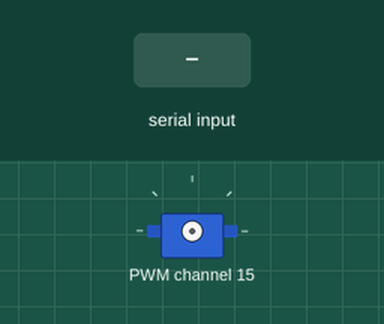
This program was run on a simulated Raspberry Pi (BCM pin numbers). On the bench: servo. The inputs (shaded band) are chosen by the test bench. Servo angles are drawn from the pulse width (0.5 ms = 0°, 2.5 ms = 180°); what the program prints to the terminal is not drawn.

Above: at 3.7 s.
3.8 s: "stop" typed at the terminal, then Enter
At 6.2 s:
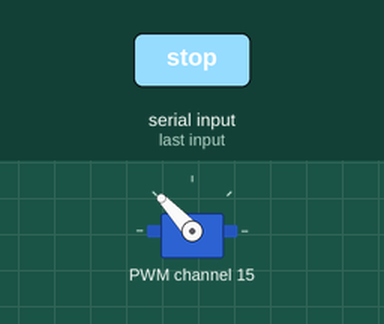
6.8 s: "y" typed at the terminal, then Enter
9.4 s: "y" typed at the terminal, then Enter
10.9 s: "90" typed at the terminal, then Enter
At 11.4 s:
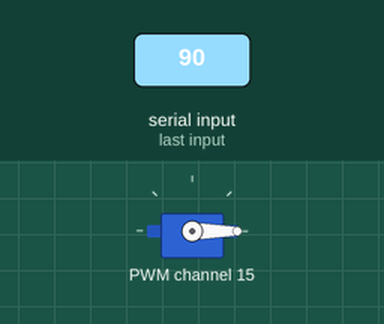
12.4 s: "max" typed at the terminal, then Enter
At 13.6 s:
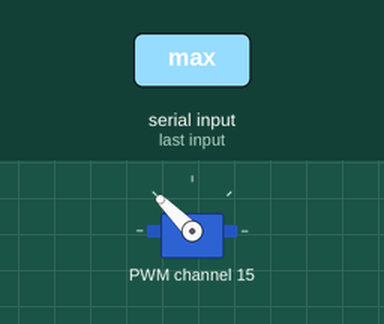
13.9 s: "sweep" typed at the terminal, then Enter
At 14.06 s:
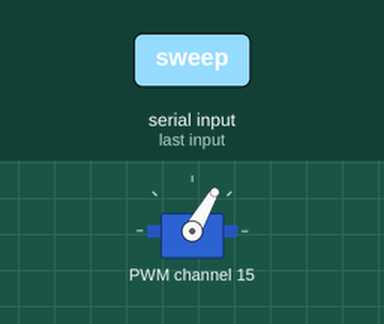
Timing chart, 0 to 17.9 s (numbered marks = the images above; inputs shaded):
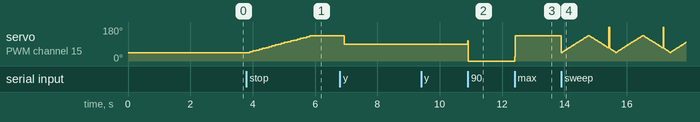

Measured:
- after the input at 3.8 s, servo on PWM channel 15: moves from 45° to 133° over 1.9 s, starting after 0.10 s
- after the input at 9.4 s, every drawn part: stays the same
- after the input at 10.9 s, servo on PWM channel 15: 90° → 0° at once
- after the input at 12.4 s, servo on PWM channel 15: 0° → 135° at once

The program:

test.py
```python
#!/usr/bin/env python3
"""
Система управления мотором через PCA9685
Полная диагностика и тестирование
"""

import smbus
import time
import sys


class MotorController:
    def __init__(self):
        """Инициализация контроллера мотора"""
        self.bus = smbus.SMBus(1)
        self.PCA9685_ADDRESS = 0x40
        self.CHANNEL = 15  # Изменено с 0 на 15
        self.PWM_FREQ = 50  # 50Hz для серво

        # Значения для MG996R серво (в тиках от 0-4095)
        # MG996R требует: 1ms-2ms импульсы при 50Hz
        # При 50Hz: период = 20ms, 4096 тиков = 20ms
        # 1ms = 205 тиков, 2ms = 410 тиков
        self.SERVO_MIN = 205  # 1ms импульс (0°)
        self.SERVO_MAX = 410  # 2ms импульс (180°)
        self.SERVO_CENTER = 307  # 1.5ms импульс (90°)

        print("🔧 Инициализация системы управления мотором...")

    def scan_i2c_devices(self):
        """Сканирование I2C устройств"""
        print("\n📡 Сканирование I2C устройств...")
        devices = []
        for addr in range(0x03, 0x78):
            try:
                self.bus.read_byte(addr)
                devices.append(hex(addr))
                print(f"   ✅ Найдено устройство: {hex(addr)}")
            except:
                pass

        if hex(self.PCA9685_ADDRESS) in devices:
            print(f"   ✅ PCA9685 найден по адресу {hex(self.PCA9685_ADDRESS)}")
            return True
        else:
            print(f"   ❌ PCA9685 НЕ найден по адресу {hex(self.PCA9685_ADDRESS)}")
            return False

    def init_pca9685(self):
        """Инициализация PCA9685 драйвера"""
        print("\n⚙️  Инициализация PCA9685...")
        try:
            # Включение PCA9685
            self.bus.write_byte_data(self.PCA9685_ADDRESS, 0x00, 0x00)
            time.sleep(0.1)

            # Установка частоты PWM (~50Hz для серво)
            # Формула: частота = 25MHz / (4096 * (prescale + 1))
            # Для 50Hz: prescale = 121
            prescale = 121

            # Переводим в режим сна для изменения частоты
            self.bus.write_byte_data(self.PCA9685_ADDRESS, 0x00, 0x10)
            time.sleep(0.1)

            # Устанавливаем prescale
            self.bus.write_byte_data(self.PCA9685_ADDRESS, 0xFE, prescale)
            time.sleep(0.1)

            # Выходим из режима сна
            self.bus.write_byte_data(self.PCA9685_ADDRESS, 0x00, 0x00)
            time.sleep(0.1)

            # Включаем автоувеличение адреса
            self.bus.write_byte_data(self.PCA9685_ADDRESS, 0x00, 0xA0)
            time.sleep(0.1)

            print("   ✅ PCA9685 инициализирован успешно")
            return True

        except Exception as e:
            print(f"   ❌ Ошибка инициализации PCA9685: {e}")
            return False

    def set_pwm(self, channel, value):
        """Установка PWM значения на канале"""
        try:
            # Вычисляем базовый адрес регистра для канала
            base_reg = 0x06 + 4 * channel

            # ON время = 0 (начинаем с начала цикла)
            self.bus.write_byte_data(self.PCA9685_ADDRESS, base_reg, 0)  # ON_L
            self.bus.write_byte_data(self.PCA9685_ADDRESS, base_reg + 1, 0)  # ON_H

            # OFF время = value (длительность импульса)
            self.bus.write_byte_data(self.PCA9685_ADDRESS, base_reg + 2, value & 0xFF)  # OFF_L
            self.bus.write_byte_data(self.PCA9685_ADDRESS, base_reg + 3, (value >> 8) & 0xFF)  # OFF_H

            return True
        except Exception as e:
            print(f"   ❌ Ошибка установки PWM: {e}")
            return False

    def test_basic_pwm(self):
        """Базовое тестирование PWM сигналов"""
        print("\n🔍 Базовое тестирование PWM...")

        test_values = [0, 150, 300, 450, 600, 0]

        for value in test_values:
            print(f"   📊 Устанавливаем PWM = {value}")
            if self.set_pwm(self.CHANNEL, value):
                print(f"   ✅ PWM {value} установлен успешно")
            else:
                print(f"   ❌ Ошибка установки PWM {value}")

            time.sleep(2)

            # Запрашиваем обратную связь от пользователя
            response = input(f"   ❓ Есть ли реакция мотора на PWM {value}? (y/n/stop): ").lower()
            if response == 'y':
                print(f"   ✅ Мотор реагирует на PWM {value}")
            elif response == 'stop':
                print("   ⏹️  Тестирование остановлено пользователем")
                break
            else:
                print(f"   ❌ Нет реакции на PWM {value}")

    def test_servo_range(self):
        """Тестирование диапазона серво мотора"""
        print("\n🎯 Тестирование диапазона серво мотора...")

        # Плавное движение от минимума к максимуму
        print("   📈 Плавное движение от минимума к максимуму...")
        for value in range(self.SERVO_MIN, self.SERVO_MAX + 1, 10):
            print(f"   📊 PWM = {value}")
            self.set_pwm(self.CHANNEL, value)
            time.sleep(0.1)

        time.sleep(1)

        # Обратно к центру
        print("   📍 Возврат в центральную позицию...")
        self.set_pwm(self.CHANNEL, self.SERVO_CENTER)
        time.sleep(1)

        # Запрашиваем обратную связь
        response = input("   ❓ Было ли движение мотора? (y/n): ").lower()
        return response == 'y'

    def test_dc_motor_mode(self):
        """Тестирование режима DC мотора"""
        print("\n🔄 Тестирование режима DC мотора...")
        print("   ℹ️  Если это DC мотор, попробуем различные скорости...")

        # Различные скорости для DC мотора
        speeds = [0, 1000, 2000, 3000, 4095, 0]

        for speed in speeds:
            print(f"   ⚡ Скорость = {speed} ({speed / 4095 * 100:.1f}%)")
            self.set_pwm(self.CHANNEL, speed)
            time.sleep(2)

            response = input(f"   ❓ Есть ли вращение на скорости {speed}? (y/n/stop): ").lower()
            if response == 'y':
                print(f"   ✅ Мотор вращается на скорости {speed}")
                return True
            elif response == 'stop':
                break

        return False

    def test_all_channels(self):
        """Тестирование всех каналов драйвера"""
        print("\n🔌 Тестирование всех каналов драйвера...")

        test_value = 300

        for channel in range(16):
            print(f"   📡 Тестируем канал {channel}...")
            self.set_pwm(channel, test_value)
            time.sleep(1)

            response = input(f"   ❓ Есть ли реакция на канале {channel}? (y/n/skip): ").lower()
            if response == 'y':
                print(f"   ✅ Канал {channel} работает!")
                self.CHANNEL = channel
                return True
            elif response == 'skip':
                continue

            # Выключаем канал
            self.set_pwm(channel, 0)

        return False

    def interactive_control(self):
        """Интерактивное управление мотором"""
        print("\n🎮 Интерактивное управление мотором")
        print("   Команды:")
        print("   - Число (0-4095): установить PWM значение")
        print("   - 'min': минимальное значение серво")
        print("   - 'max': максимальное значение серво")
        print("   - 'center': центральная позиция серво")
        print("   - 'sweep': плавное движение")
        print("   - 'stop': остановить мотор")
        print("   - 'quit': выход")

        while True:
            try:
                command = input(f"\n   Канал {self.CHANNEL} > ").strip().lower()

                if command == 'quit':
                    break
                elif command == 'stop':
                    self.set_pwm(self.CHANNEL, 0)
                    print("   ⏹️  Мотор остановлен")
                elif command == 'min':
                    self.set_pwm(self.CHANNEL, self.SERVO_MIN)
                    print(f"   📍 Установлено минимальное значение: {self.SERVO_MIN}")
                elif command == 'max':
                    self.set_pwm(self.CHANNEL, self.SERVO_MAX)
                    print(f"   📍 Установлено максимальное значение: {self.SERVO_MAX}")
                elif command == 'center':
                    self.set_pwm(self.CHANNEL, self.SERVO_CENTER)
                    print(f"   📍 Установлена центральная позиция: {self.SERVO_CENTER}")
                elif command == 'sweep':
                    print("   🔄 Выполняем плавное движение...")
                    for i in range(5):
                        # К максимуму
                        for val in range(self.SERVO_MIN, self.SERVO_MAX, 5):
                            self.set_pwm(self.CHANNEL, val)
                            time.sleep(0.02)
                        # К минимуму
                        for val in range(self.SERVO_MAX, self.SERVO_MIN, -5):
                            self.set_pwm(self.CHANNEL, val)
                            time.sleep(0.02)
                    self.set_pwm(self.CHANNEL, self.SERVO_CENTER)
                elif command.isdigit():
                    value = int(command)
                    if 0 <= value <= 4095:
                        self.set_pwm(self.CHANNEL, value)
                        print(f"   📊 PWM установлен: {value}")
                    else:
                        print("   ❌ Значение должно быть от 0 до 4095")
                else:
                    print("   ❌ Неизвестная команда")

            except KeyboardInterrupt:
                break
            except Exception as e:
                print(f"   ❌ Ошибка: {e}")

    def run_diagnostics(self):
        """Запуск полной диагностики"""
        print("🚀 ЗАПУСК ДИАГНОСТИКИ СИСТЕМЫ УПРАВЛЕНИЯ МОТОРОМ")
        print("=" * 60)

        # Шаг 1: Сканирование I2C
        if not self.scan_i2c_devices():
            print("\n❌ КРИТИЧЕСКАЯ ОШИБКА: PCA9685 не найден!")
            print("   Проверьте подключение I2C проводов")
            return False

        # Шаг 2: Инициализация PCA9685
        if not self.init_pca9685():
            print("\n❌ КРИТИЧЕСКАЯ ОШИБКА: Не удалось инициализировать PCA9685!")
            return False

        # Шаг 3: Базовое тестирование PWM
        print(f"\n🎯 Тестируем канал {self.CHANNEL}...")
        self.test_basic_pwm()

        # Шаг 4: Определение типа мотора
        print(f"\n🤔 Определяем тип мотора...")

        motor_works = False

        # Тест как серво
        if self.test_servo_range():
            print("   ✅ Мотор работает как СЕРВО!")
            motor_works = True
        else:
            # Тест как DC мотор
            if self.test_dc_motor_mode():
                print("   ✅ Мотор работает как DC МОТОР!")
                motor_works = True

        # Шаг 5: Если мотор не работает
        if not motor_works:
            print("\n❓ Мотор не реагирует на команды. Возможные причины:")
            print("   1. 🔋 Недостаточное питание")
            print("   2. 🔌 Неправильное подключение мотора")
            print("   3. ⚡ Неисправность мотора")
            print("   4. 📡 Неисправность канала драйвера")

            # Предлагаем тест других каналов
            test_other = input("\n❓ Протестировать другие каналы? (y/n): ").lower()
            if test_other == 'y':
                if self.test_all_channels():
                    motor_works = True

        # Шаг 6: Интерактивное управление
        if motor_works:
            print(f"\n🎉 УСПЕХ! Мотор работает на канале {self.CHANNEL}")
            interactive = input("❓ Запустить интерактивное управление? (y/n): ").lower()
            if interactive == 'y':
                self.interactive_control()

        # Финальная остановка
        self.set_pwm(self.CHANNEL, 0)
        print("\n✅ Диагностика завершена. Мотор остановлен.")

        return motor_works


def main():
    """Главная функция"""
    try:
        controller = MotorController()
        controller.run_diagnostics()

    except KeyboardInterrupt:
        print("\n\n⏹️  Программа остановлена пользователем")
    except Exception as e:
        print(f"\n❌ КРИТИЧЕСКАЯ ОШИБКА: {e}")
        print("   Проверьте подключение и права доступа к I2C")
    finally:
        print("\n👋 До свидания!")


if __name__ == "__main__":
    main()
```
